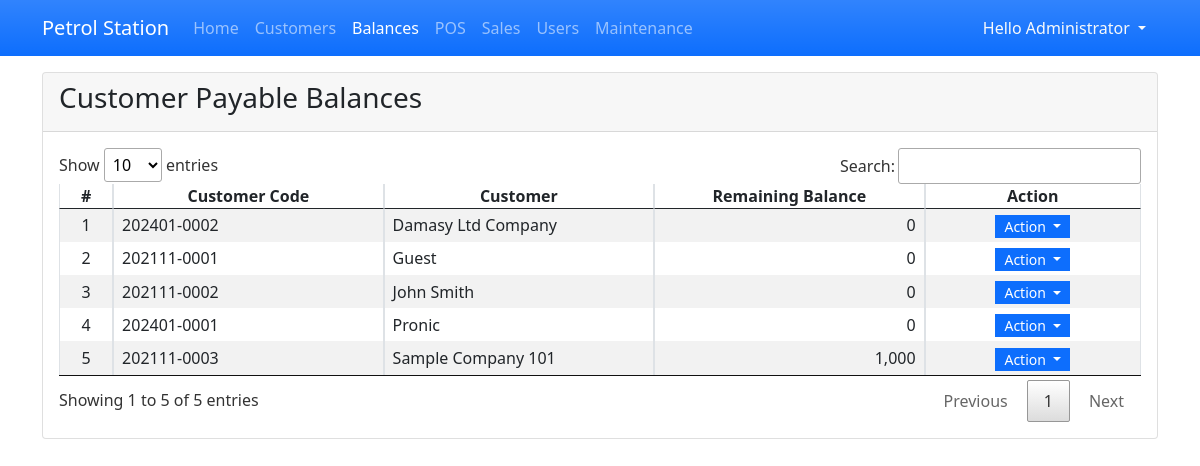
/?page=balances (signed in), run on the app's committed database.
### tables this page shows
CREATE TABLE `customer_list` (
            `customer_id` INTEGER NOT NULL PRIMARY KEY AUTOINCREMENT,
            `customer_code` TEXT NOT NULL,
            `fullname` TEXT NOT NULL,
            `contact` TEXT NOT NULL,
            `email` TEXT NOT NULL,
            `address` TEXT NOT NULL,
            `status` INTEGER NOT NULL DEFAULT 1
        );

### balances.php (the view, shortened to what this page needs)
<div class="card">
    <div class="card-header d-flex justify-content-between">
        <h3 class="card-title">Customer Payable Balances</h3>
    </div>
    <div class="card-body">
        <table class="table table-hover table-striped table-bordered">
            <colgroup>
                <col width="5%">
                <col width="25%">
                <col width="25%">
                <col width="25%">
                <col width="20%">
            </colgroup>
            <thead>
                <tr>
                    <th class="text-center p-0">#</th>
                    <th class="text-center p-0">Customer Code</th>
                    <th class="text-center p-0">Customer</th>
                    <th class="text-center p-0">Remaining Balance</th>
                    <th class="text-center p-0">Action</th>
                </tr>
            </thead>
            <tbody>
                <?php
                $sql = "SELECT * FROM `customer_list` order by `fullname` asc";
                $qry = $conn->query($sql);
                $i = 1;
                    while($row = $qry->fetchArray()):
                        $debts = $conn->query("SELECT SUM(amount) FROM `debt_list` where customer_id = '{$row['customer_id']}'")->fetchArray()[0];
                        $payments = $conn->query("SELECT SUM(amount) FROM `payment_list` where customer_id = '{$row['customer_id']}'")->fetchArray()[0];
                        $debts =$debts > 0 ? $debts : 0;
                        $payments =$payments > 0 ? $payments : 0;
                        $row['balance'] = $debts - $payments;
                ?>
                <tr class="">
                    <td class="text-center p-0"><?php echo $i++; ?></td>
                    <td class="py-1 px-2"><?php echo $row['customer_code'] ?></td>
                    <td class="py-1 px-2"><?php echo $row['fullname'] ?></td>
                    <td class="py-1 px-2 text-end"><?php echo number_format($row['balance']) ?></td>
                    <td class="text-center py-1 px-2">
                        <div class="btn-group" role="group">
                            <button id="btnGroupDrop1" type="button" class="btn btn-primary dropdown-toggle btn-sm rounded-0 py-0" data-bs-toggle="dropdown" aria-expanded="false">
                            Action
                            </button>
                        </div>
                    </td>
                </tr>
                <?php endwhile; ?>
            </tbody>
        </table>
    </div>
</div>

### index.php (style rules this page uses)
:root { --bs-success-rgb:71, 222, 152 !important; }
html,body { height:100%; width:100%; }

### data on the page
customer_list: customer_code "202401-0002", fullname "Damasy Ltd Company", balance "0"
customer_list: customer_code "202111-0001", fullname "Guest", balance "0"
customer_list: customer_code "202111-0002", fullname "John Smith", balance "0"
customer_list: customer_code "202401-0001", fullname "Pronic", balance "0"
customer_list: customer_code "202111-0003", fullname "Sample Company 101", balance "1,000"

### other printed values
$_SESSION['fullname'] "Administrator"
